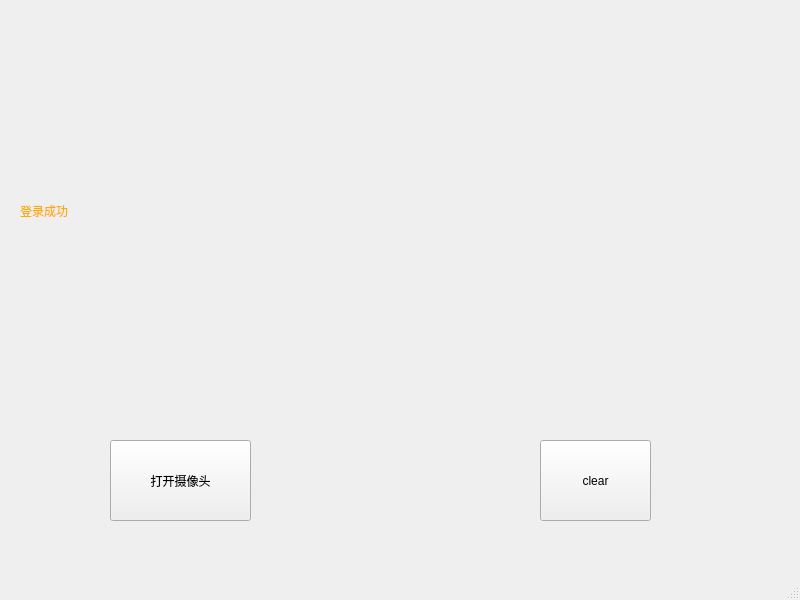
<?xml version="1.0" encoding="UTF-8"?>
<ui version="4.0">
 <class>MainWindow</class>
 <widget class="QMainWindow" name="MainWindow">
  <property name="geometry">
   <rect>
    <x>0</x>
    <y>0</y>
    <width>800</width>
    <height>600</height>
   </rect>
  </property>
  <property name="windowTitle">
   <string>MainWindow</string>
  </property>
  <widget class="QWidget" name="centralwidget">
   <widget class="QLabel" name="label">
    <property name="geometry">
     <rect>
      <x>20</x>
      <y>30</y>
      <width>761</width>
      <height>361</height>
     </rect>
    </property>
    <property name="styleSheet">
     <string notr="true">font: 28pt &quot;Microsoft YaHei UI&quot;;
color:rgb(255, 170, 0);</string>
    </property>
    <property name="text">
     <string>登录成功</string>
    </property>
   </widget>
   <widget class="QPushButton" name="open">
    <property name="geometry">
     <rect>
      <x>110</x>
      <y>440</y>
      <width>141</width>
      <height>81</height>
     </rect>
    </property>
    <property name="text">
     <string>打开摄像头</string>
    </property>
   </widget>
   <widget class="QPushButton" name="clear">
    <property name="geometry">
     <rect>
      <x>540</x>
      <y>440</y>
      <width>111</width>
      <height>81</height>
     </rect>
    </property>
    <property name="text">
     <string>clear</string>
    </property>
   </widget>
  </widget>
  <widget class="QMenuBar" name="menubar">
   <property name="geometry">
    <rect>
     <x>0</x>
     <y>0</y>
     <width>800</width>
     <height>22</height>
    </rect>
   </property>
  </widget>
  <widget class="QStatusBar" name="statusbar"/>
 </widget>
 <resources/>
 <connections/>
</ui>
